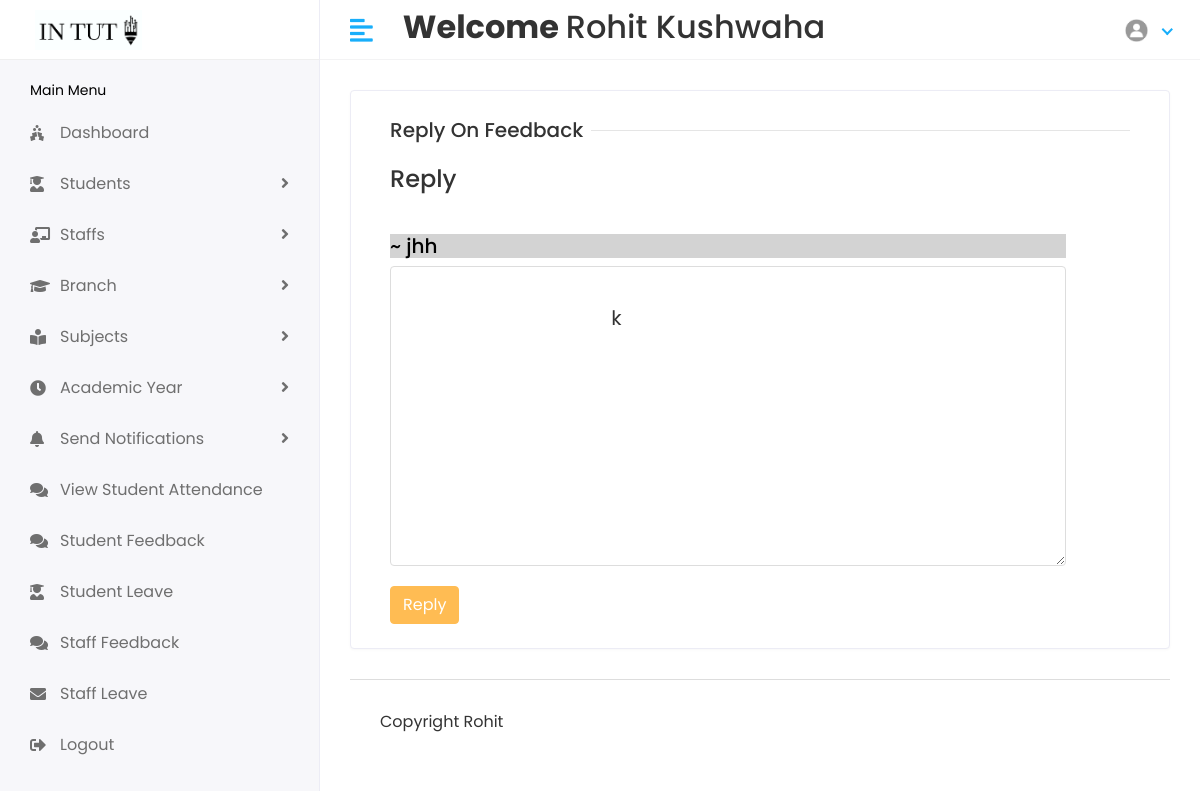
The page /Hod/sreply/1 (signed in) on the database its author committed.
### stuapp/models.py (models this page shows, shortened)
class CustomUser(AbstractUser):
    USER={
        (1,'HOD'),(2,'STAFF'),(3,'STUDENT')
    }
    user_type=models.CharField(choices=USER,max_length=100,default=1)
    profile_pic=models.ImageField(upload_to='media/profile_pic')

class StaffFeedback(models.Model):
    staffID=models.ForeignKey(Staff,on_delete=models.CASCADE)
    feedback=models.TextField()
    feedbackreply=models.TextField()
    created_at=models.DateTimeField(auto_now_add=True)

### student/hodviews.py (the view)
# urls.py: path('Hod/sreply/<str:id>',hodviews.givesreply,name='givesreply'),
@login_required
def givesreply(request,id):
    reply=StaffFeedback.objects.get(id=id)
    return render(request,'hod/givesreply.html',{'reply':reply})

### templates/hod/givesreply.html (shortened to what this page needs)
{% extends 'base.html' %}
{% block content %}
  <div class="row">
                  <div class="col-sm-12">
                     <div class="card">
                        <div class="card-body">
                           <form method="post" action="{% url 'submitsreply'%}" >
                                 <div class="col-12">
                                    <h2 class="form-title"><span>Reply On Feedback </span></h2>
                                 </div>
                                 <div class="col-sm-11">
                                    <div class="form-group">
                                       <label><h4>Reply </h4></label><br><br>
                                       <h5 style="background-color:lightgrey;color:black" > ~
                                        {{reply.feedback}}
                                        </h5>
                                       <textarea class="form-control" name="givesreply" style="height: 300px;font-size:20px;" required>
                                        {{reply.feedbackreply}}
                                       </textarea>
                                    </div>
                                 </div>
                                 <div class="col-12">
                                    <button type="submit" class="btn btn-primary"> Reply</button>
                                 </div>
                           </form>
                        </div>
                     </div>
                  </div>
               </div>
{% endblock %}

### templates/includes/header.html (shortened to what this page needs)
{% load static %}
<div class="header" >
    <div class="header-left" style="background-color:white">
        {% if user.user_type == '1' %}
        <a href="{% url 'hodhome'%}" class="logo container" >
            <img src="{% static 'assets/img/logo1big.png'%}" width="300px" height="100px" alt="Logo">
        </a>
        {% elif user.user_type == '2' %}
        <a href="{% url 'staffhome'%}" class="logo">
            <img src="{% static 'assets/img/logo1big.png'%}" alt="Logo">
        </a>
        {% else %}
        <a href="{% url 'studenthome'%}" class="logo">
            <img src="{% static 'assets/img/logo1big.png'%}" alt="Logo">
        </a>
        {% endif %}
    </div>
    <a href="javascript:void(0);" id="toggle_btn">
        <i class="fas fa-align-left"></i>
    </a>
    <div class="top-nav-search my-2">
        <h2><strong> Welcome </strong> {{user.first_name}} {{user.last_name}} </h2>
    </div>
    <ul class="nav user-menu">
        <li class="nav-item dropdown has-arrow">
            <a href="#" class="dropdown-toggle nav-link" data-toggle="dropdown">
                {% if user.profile_pic == "" %}
                <span class="user-img"><img class="rounded-circle" src="{% static 'assets/img/noimg.jpg' %}" width="31"
                        ></span>
                {% else %}
                <span class="user-img"><img class="rounded-circle" src="/{{user.profile_pic}}" width="31"
                        alt="Ryan Taylor"></span>
                {% endif %}
            </a>
        </li>
    </ul>
</div>

### static/assets/css/style.css (style rules this page uses)
html { height: 100%; }
body { background-color: #fff; color: #333; font-family: 'Poppins', sans-serif; font-size: 1rem; height: 100%; line-height: 1.5; overflow-x: hidden; }
h1, h2, h3, h4, h5, h6 { font-family: 'Poppins', sans-serif; margin-top: 0; }
.form-control { border: 1px solid #ddd; box-shadow: none; color: #333; font-size: 15px; height: 40px; }
a { color: #009ce7; }
input, button, a { transition: all 0.4s ease; -moz-transition: all 0.4s ease; -o-transition: all 0.4s ease; -ms-transition: all 0.4s ease; -webkit-transition: all 0.4s ease; }
input, input:focus, button, button:focus { outline: none; }
textarea.form-control { resize: vertical; }
.form-group { margin-bottom: 1.25rem; }
ul, ol { padding: 0px; list-style: none; }
.btn-primary { background-color: #FFBC53; border: 1px solid #FFBC53; }
.card { border: 1px solid #ececf5; box-shadow: 0 1px 3px 0 rgba(0, 0, 0, 0.03); margin-bottom: 1.875rem; }
.card-body { padding: 1.5rem; }
.header { background-color: #fff; border-bottom: 1px solid #f3f3f4; left: 0; position: fixed; right: 0; top: 0; z-index: 1001; height: 60px; }
.header .header-left { float: left; height: 60px; padding: 0 20px; position: relative; width: 320px; z-index: 1; transition: all 0.2s ease-in-out; background-color: #f7f7fa; border-bottom: 1px solid #efefef; border-right: 1px solid #ececf5; display: flex; align-items: center; }
.header .header-left .logo { display: inline-block; line-height: 60px; }
.header .header-left .logo img { max-height: 40px; width: auto; }
.header .dropdown-toggle:after { display: none; }
.header .has-arrow .dropdown-toggle:after { border-top: 0; border-left: 0; border-bottom: 2px solid #18aefa; border-right: 2px solid #18aefa; content: ''; height: 8px; display: inline-block; pointer-events: none; -webkit-transform-origin: 66% 66%; -ms-transform-origin: 66% 66%; transform-origin: 66% 66%; -webkit-transform: rotate(45deg); -ms-transform: rotate(45deg); transform: rotate(45deg); -webkit-transition: all 0.15s ease-in-out; transition: all 0.15s ease-in-out; width: 8px; vertical-align: 0px; }
.user-menu { float: right; margin: 0; position: relative; z-index: 99; padding-right: 15px; }
.user-menu.nav > li > a { color: #a0a0a0; font-size: 14px; line-height: 58px; padding: 0 15px; height: 60px; }
.user-img { margin-right: 3px; position: relative; }
.top-nav-search { float: left; margin-left: 15px; }
.form-title { width: 100%; max-width: 100%; padding: 0; font-size: 1.25rem; font-weight: 500; line-height: inherit; color: #333; white-space: normal; position: relative; display: block; margin-bottom: 20px; }
.form-title:before { content: ""; position: absolute; left: 0px; right: 0px; height: 1px; top: 50%; background-color: rgba(0, 0, 0, 0.1); }
.form-title span { padding: 0px 0.5rem 0 0; background-color: #fff; display: inline-block; z-index: 2; position: relative; }
@media (min-width: 992px) { #toggle_btn { align-items: center; color: #18aefa; display: inline-flex; float: left; font-size: 26px; height: 60px; justify-content: center; margin-left: 15px; padding: 0 15px; } }

### rows shown on the page
CustomUser: first_name "Rohit", last_name "Kushwaha", profile_pic (placeholder picture)
StaffFeedback: feedback "jhh", givesreply "k"
